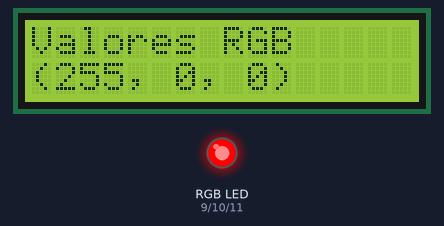
A sketch run on a simulated Arduino Uno, built with avr-gcc and run on an emulated ATmega328P. Parts: 16×2 character LCD, an RGB LED mixed from three pins (HIGH = lit).

Above: at 0.1 s.
At 0.6 s:
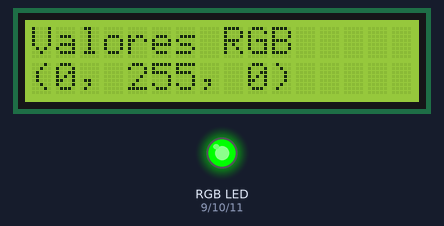
At 1.1 s:
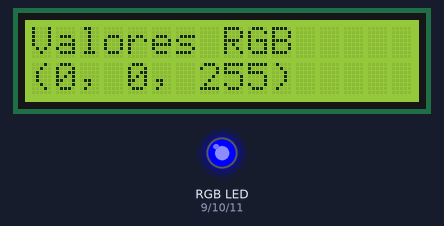
At 1.6 s:
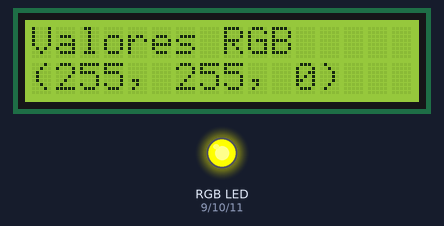
Timing chart, 0 to 130.0 s (numbered marks = the images above):
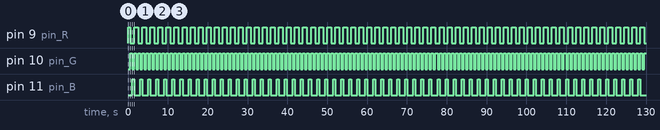

Measured:
- by itself, pin 9 (pin_R): repeats every 2.0 s: LOW 1.0 s, HIGH 1.0 s
- by itself, pin 10 (pin_G): alternates HIGH for 0.50 s and LOW for 0.50 s
- by itself, pin 11 (pin_B): alternates HIGH for 0.50 s and LOW for 1.5 s
- what the display in image 1 shows lasts 0.5 s, from 0.6 s to 1.1 s

The sketch:

EX08_RGB.ino
```cpp
/*
  Control de led RGB
 */

int pin_R  = 9;              // pin (PWM) al cual esta conectado el pin R
int pin_G  = 10;             // pin (PWM) al cual esta conectado el pin G
int pin_B  = 11;             // pin (PWM) al cual esta conectado el pin B

// Incluye la libreria del LCD
#include <LiquidCrystal.h>

// Inicializa la libreria con los pines utilizados
// RS, E, D4, D5, D6, D7
LiquidCrystal lcd(2, 3, 4, 5, 6, 7);

// la funcion setup() se ejecuta una vez al reiniciarse
void setup() {
  lcd.begin(16, 2);              // setea el numero de filas y columnas
  lcd.setCursor(0, 0);                // cursor en la columna 0, fila 0
  lcd.print("Valores RGB");
  lcd.print("               ");

  pinMode(pin_R, OUTPUT);        // el pin para la componente R
  pinMode(pin_G, OUTPUT);        // el pin para la componente G
  pinMode(pin_B, OUTPUT);        // el pin para la componente B
  setLED(0, 0, 0);               // led apagado
}

// la funcion loop() es llamada internamente en un ciclo sin fin
void loop() {
  // RED
  setLED(255, 0, 0);
  delay(500);

  // GREEN
  setLED(0, 255, 0);
  delay(500);

  // BLUE
  setLED(0, 0, 255);
  delay(500);

  // YELLOW
  setLED(255, 255, 0);
  delay(500);
}

void setLED(int R, int G, int B)
{
  lcd.setCursor(0, 1);                // cursor en la columna 0, fila 1
  lcd.print("(");
  lcd.print(R);
  lcd.print(", ");
  lcd.print(G);
  lcd.print(", ");
  lcd.print(B);
  lcd.print(")");
  lcd.print("               ");

  analogWrite(pin_R, R);
  analogWrite(pin_G, G);
  analogWrite(pin_B, B);
}
```
